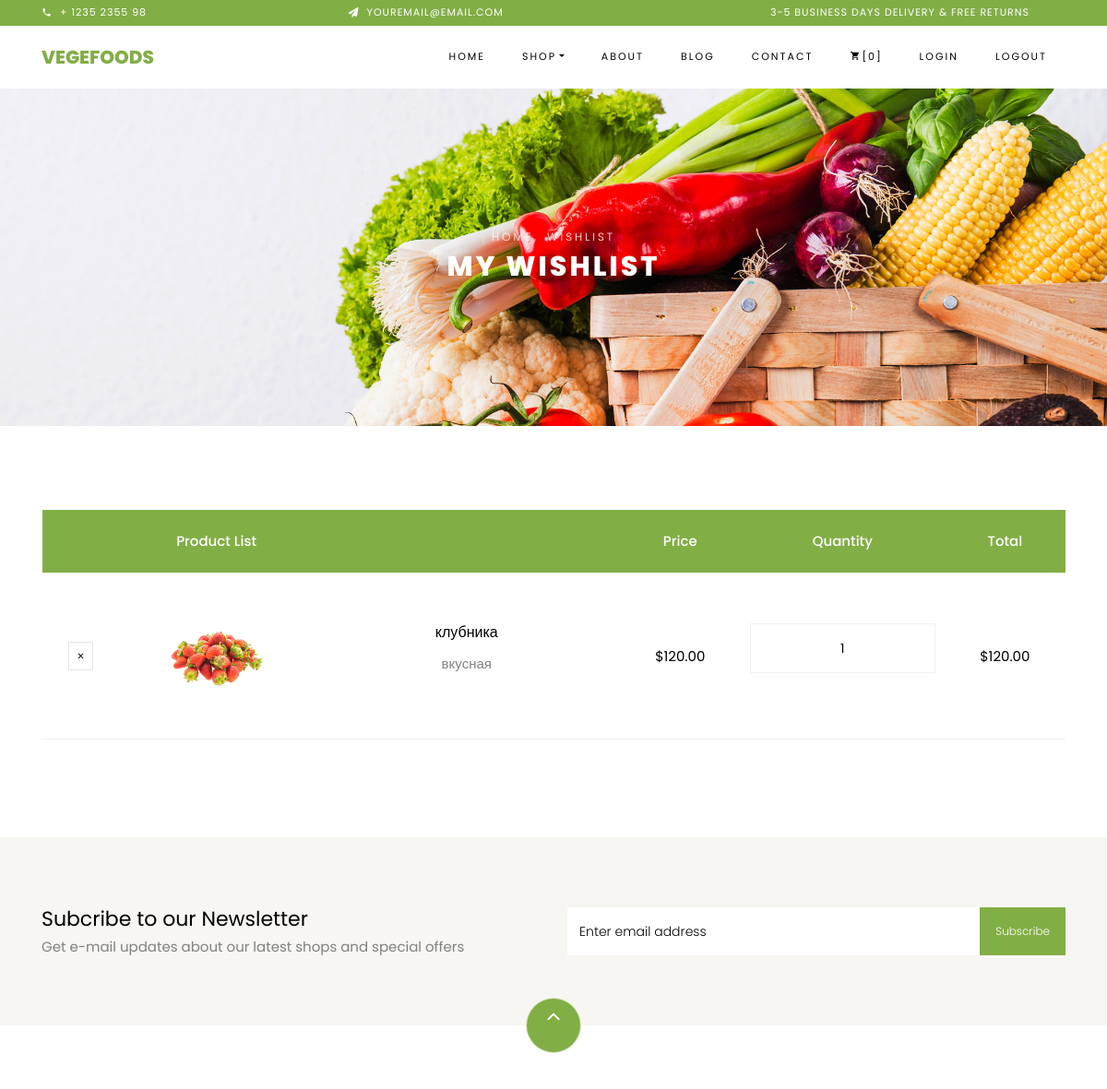
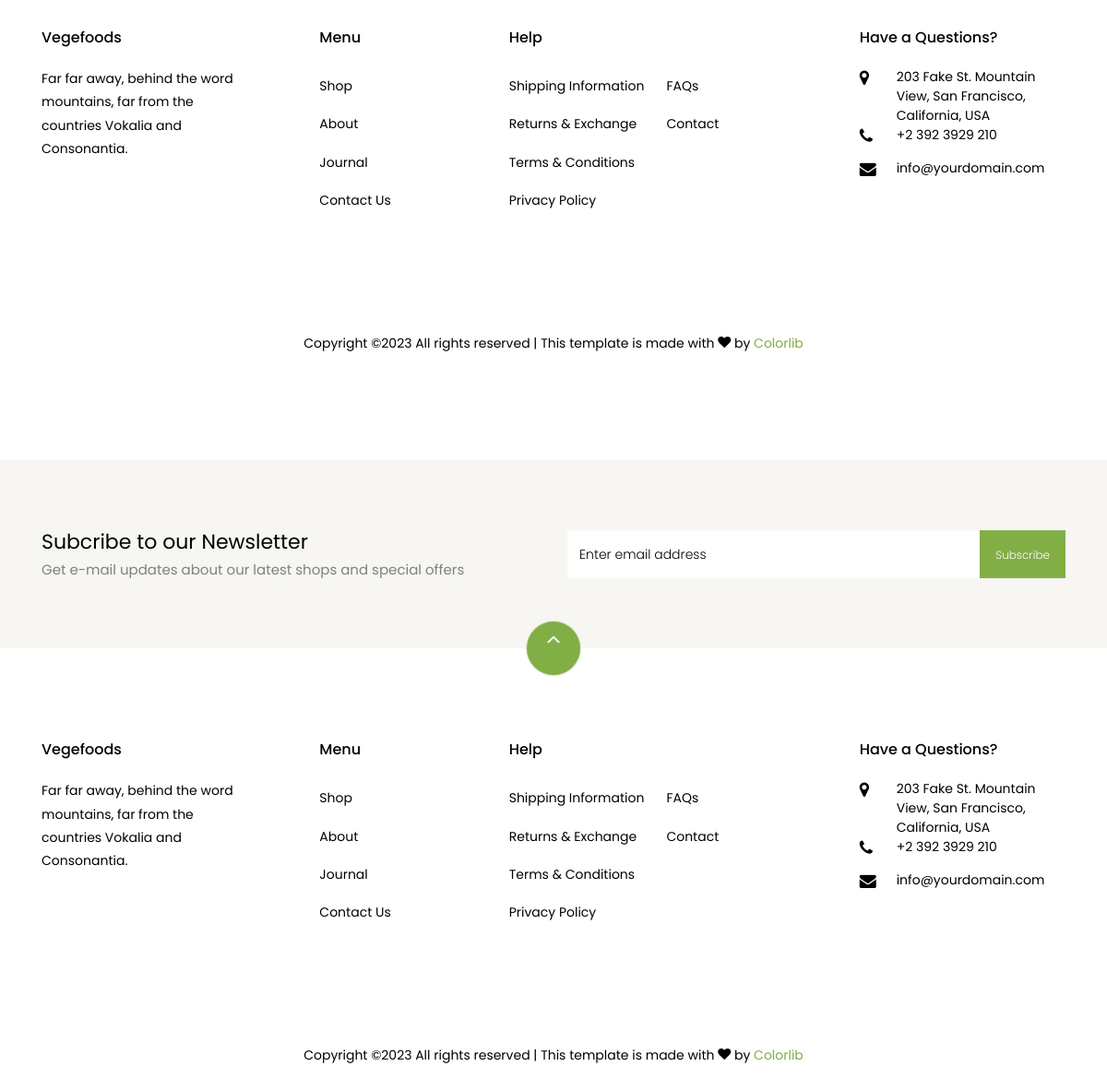
The app's page /cart/wishlist/ (signed in) with its own data (2 pictures, top to bottom).
### apps/cart_shop/models.py (models this page shows, shortened)
class Wishlist(models.Model):
   cart = models.ForeignKey(CartUser, on_delete=models.CASCADE)
   product = models.ForeignKey(SingleProduct, on_delete=models.CASCADE)
   quantity = models.IntegerField(default=1)
   created_at = models.DateTimeField(auto_now_add=True)
   updated_at = models.DateTimeField(auto_now=True)

class SingleProduct(models.Model):
   name = models.CharField(max_length=255)
   price = models.DecimalField(max_digits=10, decimal_places=2)
   description = models.TextField()
   image = models.ImageField(upload_to='static/products/', null=True, blank=True)
   discount = models.IntegerField(null=True, blank=True)
   created_at = models.DateTimeField(auto_now_add=True)
   updated_at = models.DateTimeField(auto_now=True)

### apps/cart_shop/views.py (the view)
# urls.py: path('wishlist/', ViewWishlist.as_view(), name='wishlist'),
class ViewWishlist(View):
   def get(self, request):
       if request.user.is_authenticated:
           data = Wishlist.objects.filter(cart__user=request.user)
           context = {'data': data}
           return render(request, 'cart_shop/wishlist.html', context)
       return redirect('auth_shop:login')

### apps/cart_shop/templates/cart_shop/wishlist.html (shortened to what this page needs)
{% extends 'home/base.html' %}
{% load static %}
{% block content %}
    <div class="hero-wrap hero-bread" style="background-image: url({% static 'shop/images/bg_1.jpg' %});">
      <div class="container">
        <div class="row no-gutters slider-text align-items-center justify-content-center">
          <div class="col-md-9 ftco-animate text-center">
          	<p class="breadcrumbs"><span class="mr-2"><a href="index.html">Home</a></span> <span>Wishlist</span></p>
            <h1 class="mb-0 bread">My Wishlist</h1>
          </div>
        </div>
      </div>
    </div>
    <section class="ftco-section ftco-cart">
			<div class="container">
				<div class="row">
    			<div class="col-md-12 ftco-animate">
    				<div class="cart-list">
	    				<table class="table">
						    <thead class="thead-primary">
						      <tr class="text-center">
						        <th>&nbsp;</th>
						        <th>Product List</th>
						        <th>&nbsp;</th>
						        <th>Price</th>
						        <th>Quantity</th>
						        <th>Total</th>
						      </tr>
						    </thead>
						    <tbody>
							{% for item in data%}
						      <tr class="text-center">
      							<td class="product-remove"><a href="{% url 'cart_shop:del_from_wishlist' item.id %}"><span class="ion-ios-close"></span></a></td>
      							<td class="image-prod"><div class="img" style="background-image:url({{item.product.image.url}});"></div></td>
								  <td class="product-name">
									  <h3>{{item.product.name}}</h3>
									  <p>{{item.product.description}}</p>
								  </td>
      								<td class="price">${{item.product.price}}</td>
								  <td class="quantity">
								  <div class="input-group mb-3">
									  <input type="text" name="quantity" class="quantity form-control input-number" value={{item.quantity}} min="1" max="100">
								  </div>
							   </td>
							  <td class="total">${{item.product.price}}</td>
							</tr>
						{%endfor%}
						    </tbody>
						  </table>
					  </div>
    			</div>
    		</div>
			</div>
		</section>
		<section class="ftco-section ftco-no-pt ftco-no-pb py-5 bg-light">
      <div class="container py-4">
        <div class="row d-flex justify-content-center py-5">
          <div class="col-md-6">
          	<h2 style="font-size: 22px;" class="mb-0">Subcribe to our Newsletter</h2>
          	<span>Get e-mail updates about our latest shops and special offers</span>
          </div>
          <div class="col-md-6 d-flex align-items-center">
            <form action="#" class="subscribe-form">
              <div class="form-group d-flex">
                <input type="text" class="form-control" placeholder="Enter email address">
                <input type="submit" value="Subscribe" class="submit px-3">
              </div>
            </form>
          </div>
        </div>
      </div>
    </section>
    <footer class="ftco-footer ftco-section">
      <div class="container">
      	<div class="row">
      		<div class="mouse">
						<a href="#" class="mouse-icon">
							<div class="mouse-wheel"><span class="ion-ios-arrow-up"></span></div>
						</a>
					</div>
      	</div>
        <div class="row mb-5">
          <div class="col-md">
            <div class="ftco-footer-widget mb-4">
              <h2 class="ftco-heading-2">Vegefoods</h2>
              <p>Far far away, behind the word mountains, far from the countries Vokalia and Consonantia.</p>
              <ul class="ftco-footer-social list-unstyled float-md-left float-lft mt-5">
              </ul>
            </div>
          </div>
          <div class="col-md">
            <div class="ftco-footer-widget mb-4 ml-md-5">
              <h2 class="ftco-heading-2">Menu</h2>
              <ul class="list-unstyled">
                <li><a href="#" class="py-2 d-block">Shop</a></li>
                <li><a href="#" class="py-2 d-block">About</a></li>
                <li><a href="#" class="py-2 d-block">Journal</a></li>
                <li><a href="#" class="py-2 d-block">Contact Us</a></li>
              </ul>
            </div>
          </div>
          <div class="col-md-4">
             <div class="ftco-footer-widget mb-4">
              <h2 class="ftco-heading-2">Help</h2>
              <div class="d-flex">
	              <ul class="list-unstyled mr-l-5 pr-l-3 mr-4">
	                <li><a href="#" class="py-2 d-block">Shipping Information</a></li>
	                <li><a href="#" class="py-2 d-block">Returns &amp; Exchange</a></li>
	                <li><a href="#" class="py-2 d-block">Terms &amp; Conditions</a></li>
	                <li><a href="#" class="py-2 d-block">Privacy Policy</a></li>
	              </ul>
	              <ul class="list-unstyled">
	                <li><a href="#" class="py-2 d-block">FAQs</a></li>
	                <li><a href="#" class="py-2 d-block">Contact</a></li>
	              </ul>
	            </div>
            </div>
          </div>
          <div class="col-md">
            <div class="ftco-footer-widget mb-4">
            	<h2 class="ftco-heading-2">Have a Questions?</h2>
            	<div class="block-23 mb-3">
	              <ul>
	                <li><span class="icon icon-map-marker"></span><span class="text">203 Fake St. Mountain View, San Francisco, California, USA</span></li>
	                <li><a href="#"><span class="icon icon-phone"></span><span class="text">+2 392 3929 210</span></a></li>
	                <li><a href="#"><span class="icon icon-envelope"></span><span class="text">info@yourdomain.com</span></a></li>
	              </ul>
	            </div>
            </div>
          </div>
        </div>
        <div class="row">
          <div class="col-md-12 text-center">
            <p>
						  Copyright &copy;<script>document.write(new Date().getFullYear());</script> All rights reserved | This template is made with <i class="icon-heart color-danger" aria-hidden="true"></i> by <a href="https://colorlib.com" target="_blank">Colorlib</a>
						</p>
          </div>
        </div>
      </div>
    </footer>
  	{% endblock %}

### static/shop/css/icomoon.css (style rules this page uses)
[class^="icon-"], [class*=" icon-"] { font-family: 'icomoon' !important; speak: none; font-style: normal; font-weight: normal; font-variant: normal; text-transform: none; line-height: 1; -webkit-font-smoothing: antialiased; -moz-osx-font-smoothing: grayscale; }
.icon-heart:before { content: "\f004"; }
.icon-map-marker:before { content: "\f041"; }
.icon-phone:before { content: "\f095"; }
.icon-envelope:before { content: "\f0e0"; }

### records on screen
Wishlist: product.image (picture), product.name "клубника", product.description "вкусная", product.price "120.00", quantity "1"
